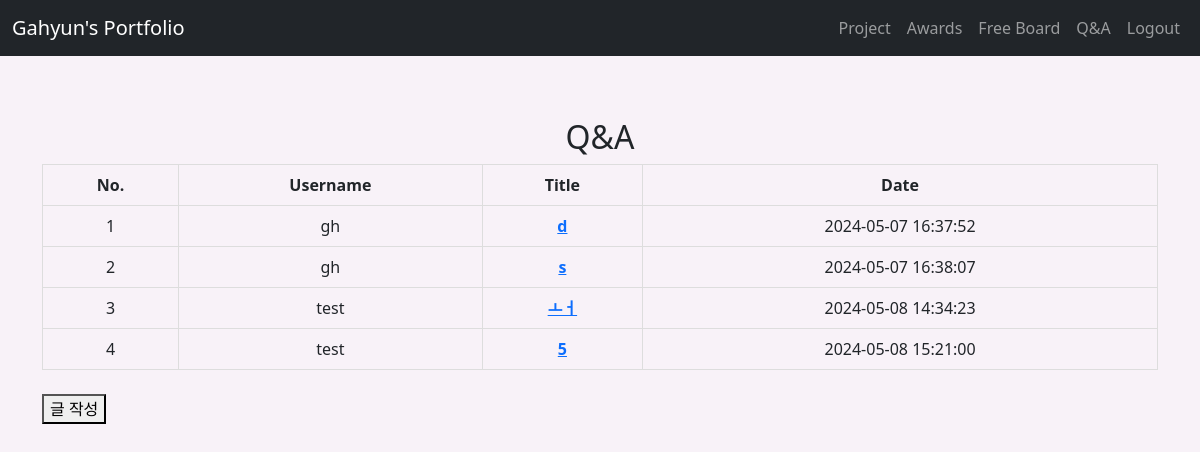
The page /qna_list (signed in) on the database as committed earlier.
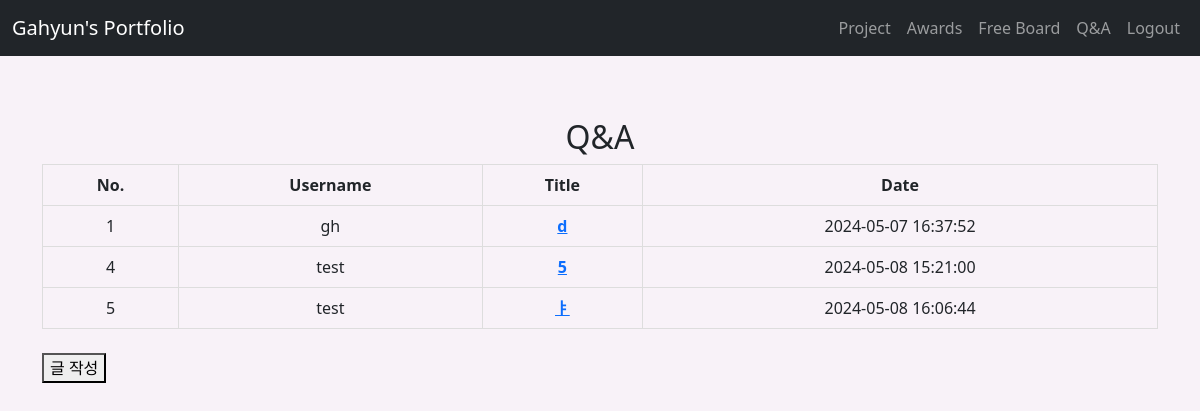
The same page on the database as committed later.
### tables this page shows
CREATE TABLE qna(
    id INTEGER NOT NULL PRIMARY KEY AUTOINCREMENT,
    u_id VARCHAR(20) NOT NULL,
    username VARCHAR(30) NOT NULL,
    title VARCHAR(100) NOT NULL,
    contents TEXT NOT NULL,
    status INTEGER NOT NULL,
    rdate DATE NOT NULL DEFAULT CURRENT_TIMESTAMP,
    mdate DATE NOT NULL DEFAULT CURRENT_TIMESTAMP,
    real_filename VARCHAR(128),
    hash_filename VARCHAR(128),
    FOREIGN KEY (username) REFERENCES user(username),
    FOREIGN KEY (u_id) REFERENCES  user(id)
);

### app.py (the view)
@app.route('/qna_list', methods=['GET'])
def qna_list():
    if request.method == 'GET' :
        select_query = """
        SELECT id, username, title, mdate FROM qna WHERE status = 1
        """
        cur.execute(select_query)
        posts = cur.fetchall()
        return render_template('qna_list.html', posts=posts)

### templates/qna_list.html
{% extends 'base.html' %}
{% block content %}
{% if 'username' in session %}
<h2 style="text-align: center;">Q&A</h2>
<table style="border-collapse: collapse; width: 100%;">
    <thead>
        <tr style="border-bottom: 1px solid #ddd; text-align: center;">
            <th style="border: 1px solid #ddd; padding: 8px;">No.</th>
            <th style="border: 1px solid #ddd; padding: 8px;">Username</th>
            <th style="border: 1px solid #ddd; padding: 8px;">Title</th>
            <th style="border: 1px solid #ddd; padding: 8px;">Date</th>
        </tr>
    </thead>
    <tbody>
        {% for post in posts %}
        <tr style="border-bottom: 1px solid #ddd;">
            <td style="border: 1px solid #ddd; padding: 8px; text-align: center;">{{ post[0] }}</td>
            <td style="border: 1px solid #ddd; padding: 8px; text-align: center;">{{ post[1] }}</td>
            <td style="border: 1px solid #ddd; padding: 8px; text-align: center;"><a href="{{url_for('qna_view', id=post[0])}}"><strong>{{ post[2] }}</strong></a></td>
            <td style="border: 1px solid #ddd; padding: 8px; text-align: center;">{{ post[3] }}</td>
        </tr>
        {% endfor %}
    </tbody>
</table><br>
<button onclick="window.location.href='/qna_write'">글 작성</button>
{% endif %}
{% endblock %}

Rows that differ between the two databases and show on the page:
no longer on this page (row edited): qna: id "2", username "gh", title "s", mdate "2024-05-07 16:38:07"
no longer on this page (row edited): qna: id "3", username "test", title "ㅗㅓ", mdate "2024-05-08 14:34:23"
added qna: id "5", username "test", title "ㅑ", mdate "2024-05-08 16:06:44"
